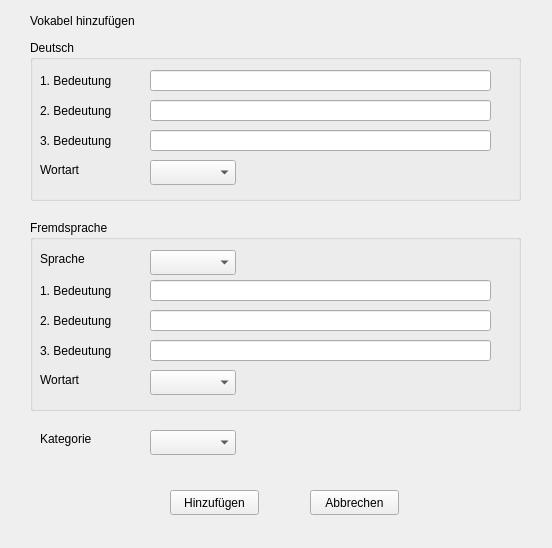
<?xml version="1.0" encoding="UTF-8"?>
<ui version="4.0">
 <class>addVocable</class>
 <widget class="QWidget" name="addVocable">
  <property name="geometry">
   <rect>
    <x>0</x>
    <y>0</y>
    <width>552</width>
    <height>548</height>
   </rect>
  </property>
  <property name="windowTitle">
   <string>Form</string>
  </property>
  <widget class="QGroupBox" name="groupBox">
   <property name="geometry">
    <rect>
     <x>30</x>
     <y>40</y>
     <width>491</width>
     <height>161</height>
    </rect>
   </property>
   <property name="title">
    <string>Deutsch</string>
   </property>
   <widget class="QLabel" name="label_2">
    <property name="geometry">
     <rect>
      <x>10</x>
      <y>30</y>
      <width>131</width>
      <height>21</height>
     </rect>
    </property>
    <property name="text">
     <string>1. Bedeutung</string>
    </property>
   </widget>
   <widget class="QLineEdit" name="deutschBedeutung1lineEdit">
    <property name="geometry">
     <rect>
      <x>120</x>
      <y>30</y>
      <width>341</width>
      <height>21</height>
     </rect>
    </property>
   </widget>
   <widget class="QLabel" name="label_3">
    <property name="geometry">
     <rect>
      <x>10</x>
      <y>60</y>
      <width>131</width>
      <height>21</height>
     </rect>
    </property>
    <property name="text">
     <string>2. Bedeutung</string>
    </property>
   </widget>
   <widget class="QLineEdit" name="deutschBedeutung2lineEdit">
    <property name="geometry">
     <rect>
      <x>120</x>
      <y>60</y>
      <width>341</width>
      <height>21</height>
     </rect>
    </property>
   </widget>
   <widget class="QLabel" name="label_4">
    <property name="geometry">
     <rect>
      <x>10</x>
      <y>90</y>
      <width>131</width>
      <height>21</height>
     </rect>
    </property>
    <property name="text">
     <string>3. Bedeutung</string>
    </property>
   </widget>
   <widget class="QLineEdit" name="deutschBedeutung3lineEdit">
    <property name="geometry">
     <rect>
      <x>120</x>
      <y>90</y>
      <width>341</width>
      <height>21</height>
     </rect>
    </property>
   </widget>
   <widget class="QComboBox" name="deutschWortartComboBox">
    <property name="geometry">
     <rect>
      <x>120</x>
      <y>120</y>
      <width>86</width>
      <height>25</height>
     </rect>
    </property>
   </widget>
   <widget class="QLabel" name="label_8">
    <property name="geometry">
     <rect>
      <x>10</x>
      <y>120</y>
      <width>71</width>
      <height>20</height>
     </rect>
    </property>
    <property name="text">
     <string>Wortart</string>
    </property>
   </widget>
  </widget>
  <widget class="QLabel" name="label">
   <property name="geometry">
    <rect>
     <x>30</x>
     <y>10</y>
     <width>181</width>
     <height>21</height>
    </rect>
   </property>
   <property name="text">
    <string>Vokabel hinzufügen</string>
   </property>
  </widget>
  <widget class="QGroupBox" name="groupBox_2">
   <property name="geometry">
    <rect>
     <x>30</x>
     <y>220</y>
     <width>491</width>
     <height>191</height>
    </rect>
   </property>
   <property name="title">
    <string>Fremdsprache</string>
   </property>
   <widget class="QLabel" name="label_6">
    <property name="geometry">
     <rect>
      <x>10</x>
      <y>60</y>
      <width>131</width>
      <height>21</height>
     </rect>
    </property>
    <property name="text">
     <string>1. Bedeutung</string>
    </property>
   </widget>
   <widget class="QLineEdit" name="lineEdit_5">
    <property name="geometry">
     <rect>
      <x>120</x>
      <y>60</y>
      <width>341</width>
      <height>21</height>
     </rect>
    </property>
   </widget>
   <widget class="QLabel" name="label_7">
    <property name="geometry">
     <rect>
      <x>10</x>
      <y>90</y>
      <width>131</width>
      <height>21</height>
     </rect>
    </property>
    <property name="text">
     <string>2. Bedeutung</string>
    </property>
   </widget>
   <widget class="QLineEdit" name="lineEdit_6">
    <property name="geometry">
     <rect>
      <x>120</x>
      <y>90</y>
      <width>341</width>
      <height>21</height>
     </rect>
    </property>
   </widget>
   <widget class="QComboBox" name="spracheWortartComboBox">
    <property name="geometry">
     <rect>
      <x>120</x>
      <y>150</y>
      <width>86</width>
      <height>25</height>
     </rect>
    </property>
   </widget>
   <widget class="QLabel" name="label_9">
    <property name="geometry">
     <rect>
      <x>10</x>
      <y>150</y>
      <width>71</width>
      <height>20</height>
     </rect>
    </property>
    <property name="text">
     <string>Wortart</string>
    </property>
   </widget>
   <widget class="QLabel" name="label_5">
    <property name="geometry">
     <rect>
      <x>10</x>
      <y>30</y>
      <width>67</width>
      <height>17</height>
     </rect>
    </property>
    <property name="text">
     <string>Sprache</string>
    </property>
   </widget>
   <widget class="QComboBox" name="spracheComboBox">
    <property name="geometry">
     <rect>
      <x>120</x>
      <y>30</y>
      <width>86</width>
      <height>25</height>
     </rect>
    </property>
   </widget>
   <widget class="QLabel" name="label_10">
    <property name="geometry">
     <rect>
      <x>10</x>
      <y>120</y>
      <width>131</width>
      <height>21</height>
     </rect>
    </property>
    <property name="text">
     <string>3. Bedeutung</string>
    </property>
   </widget>
   <widget class="QLineEdit" name="lineEdit_7">
    <property name="geometry">
     <rect>
      <x>120</x>
      <y>120</y>
      <width>341</width>
      <height>21</height>
     </rect>
    </property>
   </widget>
  </widget>
  <widget class="QComboBox" name="kategorieComboBox">
   <property name="geometry">
    <rect>
     <x>150</x>
     <y>430</y>
     <width>86</width>
     <height>25</height>
    </rect>
   </property>
  </widget>
  <widget class="QPushButton" name="hinzufuegenButton">
   <property name="geometry">
    <rect>
     <x>170</x>
     <y>490</y>
     <width>89</width>
     <height>25</height>
    </rect>
   </property>
   <property name="text">
    <string>Hinzufügen</string>
   </property>
  </widget>
  <widget class="QPushButton" name="abbrechenButton_2">
   <property name="geometry">
    <rect>
     <x>310</x>
     <y>490</y>
     <width>89</width>
     <height>25</height>
    </rect>
   </property>
   <property name="text">
    <string>Abbrechen</string>
   </property>
  </widget>
  <widget class="QLabel" name="label_11">
   <property name="geometry">
    <rect>
     <x>40</x>
     <y>430</y>
     <width>67</width>
     <height>17</height>
    </rect>
   </property>
   <property name="text">
    <string>Kategorie</string>
   </property>
  </widget>
 </widget>
 <resources/>
 <connections/>
</ui>
